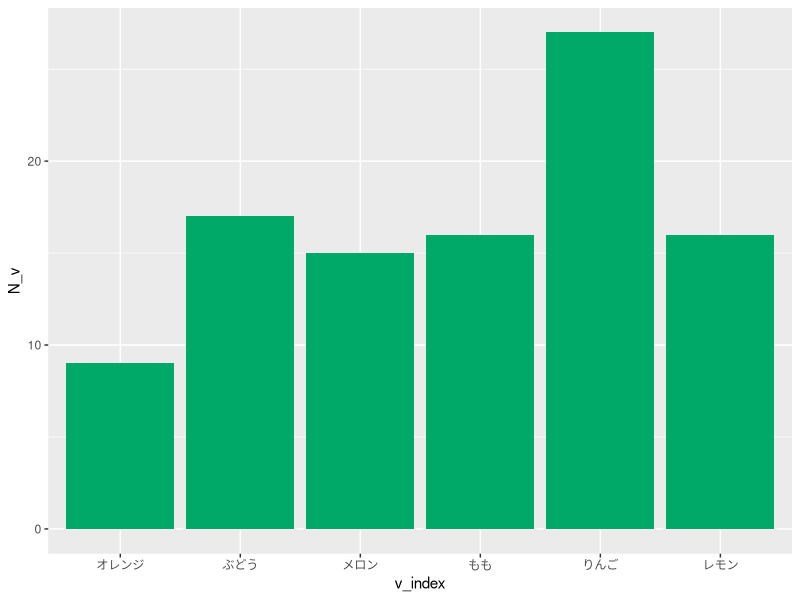
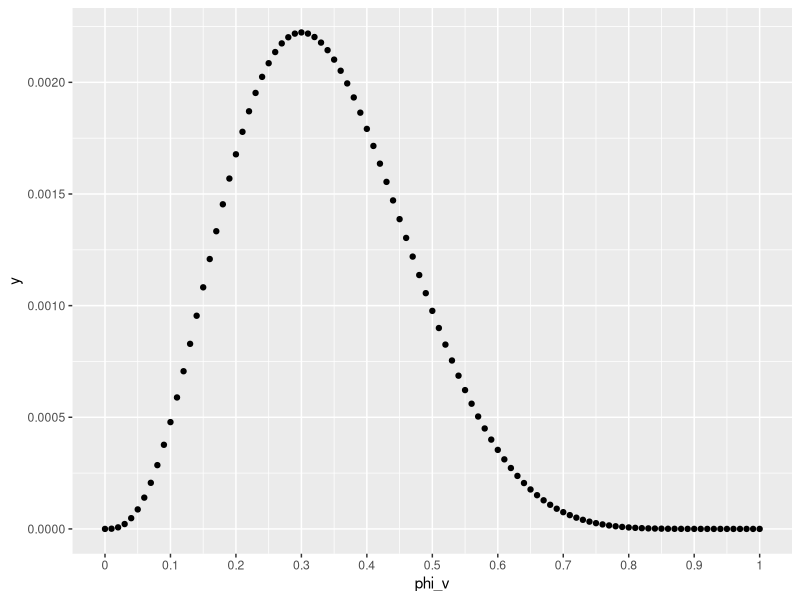

Generate these figures, in order, with R: (Note: this script raises an error after producing the figures.)
## ---- chunk 1
knitr::opts_chunk$set(
  echo = TRUE, 
  message = FALSE, error = FALSE, warning = FALSE,  # メッセージを非表示
  fig.align = "center",  # 画像を中央揃え
  fig.width = 5, # 画像の横幅
  fig.height = 4, # 画像の縦幅
  dev = "cairo_pdf", dev.args = list(family = "ipaexg"), # {ggplot2}に日本語を組み込む場合の対処
  class.source = "numberLines lineAnchors",  # ソースを番号付けする
  class.output = "numberLines lineAnchors chunkout" # 出力を番号付けする
)
## ---- chunk 2
library(tidyverse)
## ---- chunk 3
# サイコロを設定する
dice <- tibble(
  v_index = c("オレンジ", "ぶどう", "メロン", "もも", "りんご", "レモン"), 
  phi_v = c(1/6, 1/6, 1/6, 1/6, 1/6, 1/6)
)

# 語彙数の設定
V <- nrow(dice)
## ---- chunk 4
# 単語数(サイコロを振る回数)を設定する
N <- 100

# サイコロを振る
w_n <- sample(dice$v_index, size = N, replace = TRUE, prob = dice$phi_v)
w_n[12]
## ---- chunk 5
# 出目を集計する
N_v_table <- table(w_n)
N_v_table

# データフレームに変換する
N_v_df <- as_tibble(N_v_table)
colnames(N_v_df) <- c("v_index", "N_v")
N_v_df
## ---- chunk 6
# 描画
ggplot(N_v_df, aes(v_index, N_v)) + 
  geom_bar(stat = "identity", fill = "#00A968")
## ---- chunk 7
# 各語彙の出現回数
N_v <- c(1, 3, 2, 2, 1, 1)

# 単語数
N <- sum(N_v)

# 語彙数を設定する
v <- 2

# 尤度を計算する
df <- tibble(
  phi_v = seq(0, 1, by = 0.01), 
  phi_o = 1 - phi_v, 
  y = phi_v^N_v[v] * phi_o^(N - N_v[v])
)

# 作図
ggplot(df, aes(phi_v, y)) + 
  geom_point(fill = "#00A968") + 
  scale_x_continuous(breaks = seq(0, 1, by = 0.1), 
                     labels = seq(0, 1, by = 0.1))
## ---- chunk 8
theta_k <- c(0.1, 0.3, 0.4, 0.2)
## ---- chunk 9
## 各トピックの単語を指定
# トピック1：色
topic_color <- c(
  "オレンジ", "もも", "ラベンダー", "レモン", "青緑", "白"
)

# トピック2：花
topic_flower <- c(
  "あやめ", "こぶし", "さくら", "つばき", "もも", "ラベンダー"
)

# トピック3：果物
topic_fruits <- c(
  "オレンジ", "ぶどう", "メロン", "もも", "りんご", "レモン"
)

# トピック4：人の名前
topic_name <- c(
  "あやか", "かりん", "さくら", "ほのか", "まなか", "もも"
)

v_index <- c(topic_color, topic_flower, topic_fruits, topic_name) %>% unique()
## ---- chunk 10
## 各トピックの語彙と出現確率を設定する
# トピック1：色
topic_color <- tibble(
  v_index = c("オレンジ", "もも", "ラベンダー", "レモン", "青緑", "白"), 
  phi_1 = c(0.16667, 0.16667, 0.16667, 0.16667, 0.16667, 0.16667)
)

# トピック2：花
topic_flower <- tibble(
  v_index = c("あやめ", "こぶし", "さくら", "つばき", "もも", "ラベンダー"), 
  phi_2 = c(0.05, 0.1, 0.15, 0.2, 0.25, 0.25)
)

# トピック3：果物
topic_fruits <- tibble(
  v_index = c("オレンジ", "ぶどう", "メロン", "もも", "りんご", "レモン"), 
  phi_3 = c(0.1, 0.15, 0.2, 0.3, 0.15, 0.1)
)

# トピック4：人の名前
topic_name <- tibble(
  v_index = c("あやか", "かりん", "さくら", "ほのか", "まなか", "もも"), 
  phi_4 = c(0.25, 0.25, 0.15, 0.15, 0.1, 0.1)
)
## ---- chunk 11
Phi_df <- tibble(
  v_index = v_index
)
Phi_df

Phi_df2 <- Phi_df %>% 
  left_join(topic_color, key = "v_index") %>% 
  left_join(topic_flower, key = "v_index") %>% 
  left_join(topic_fruits, key = "v_index") %>% 
  left_join(topic_name, key = "v_index")
Phi_df2[is.na((Phi_df2))] <- 0
Phi_df2
## ---- chunk 12
# 単語分布
phi_kv <- Phi_df2[, -1] %>% as.matrix() %>% t()
rownames(phi_kv) <- NULL

# 結果の確認
phi_kv
## ---- chunk 13
# トピックを生成する
z_d <- sample(1:4, size = 10, replace = TRUE, prob = theta_k)

# 結果の確認
z_d
## ---- chunk 14
# 語彙数
V <- length(v_index)


w_dn <- sample(1:V, size = 100, replace = TRUE, prob = phi_kv[1, ])
N_dv_table <- v_index[w_dn] %>% table()

# 結果の確認
N_dv_table
## ---- chunk 15
# 文書数を指定する
D <- 10

# 単語数を指定する
N_d <- 100

## 受け皿を用意しておく
# トピック集合
z_d <- rep(0, D)

# 文書集合
N_dv <- matrix(0, nrow = D, ncol = V, 
               dimnames = list(paste0("d=", 1:D), v_index))

# 文書集合を生成する
for(d in 1:D) {
  
  # トピックを生成
  tmp_z_d <- rmultinom(n = 1, size = 1, prob = theta_k)
  z_d[d] <- which(tmp_z_d == 1)
  
  # 単語を生成
  N_dv[d, ] <- rmultinom(n = 1, size = N_d, prob = phi_kv[z_d[d], ])
  
}

# 結果の確認
z_d
N_dv
